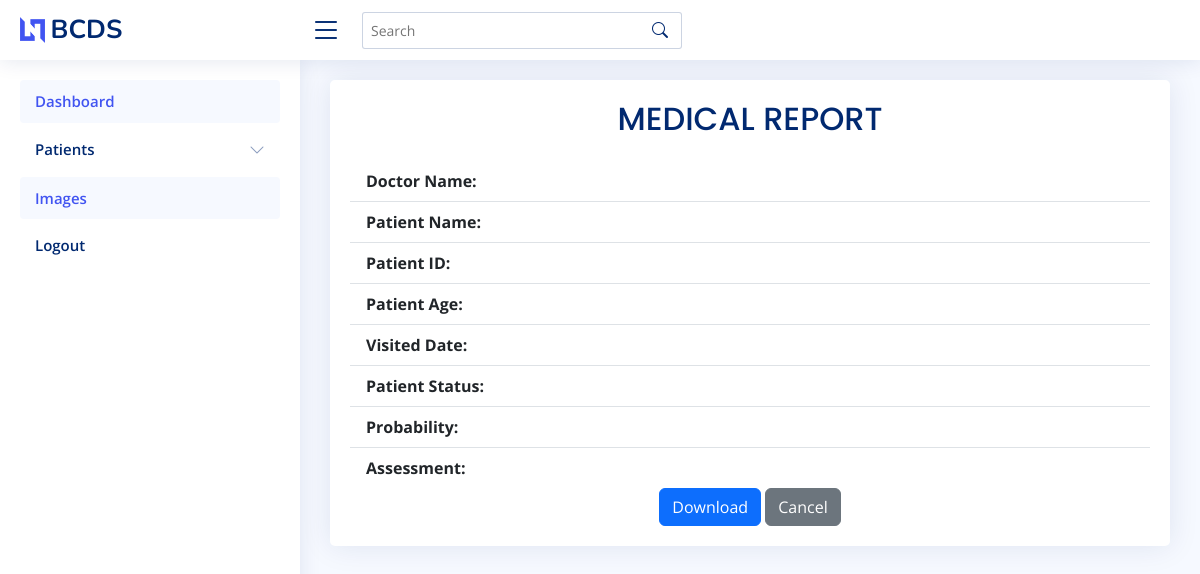
/report/asdfgh/, run on an earlier commit of the app's database.
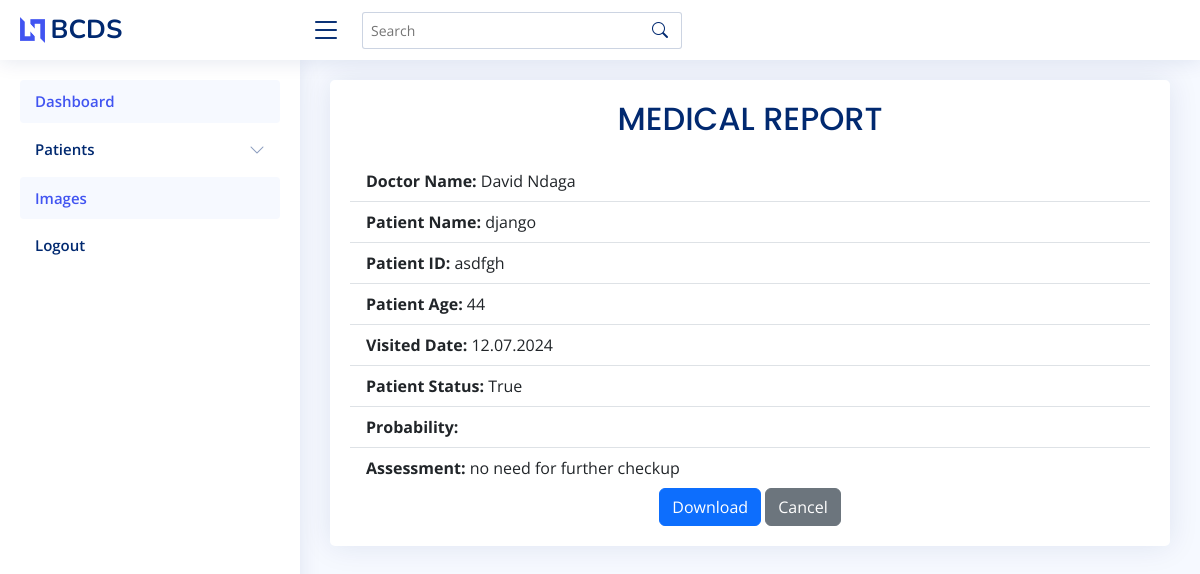
And on a later commit of the database.
### breast/models.py (models this page shows, shortened)
class RadiologistComment(models.Model):
    patient = models.ForeignKey(Patient, on_delete=models.CASCADE)
    radiologist = models.ForeignKey(CustomUser, on_delete=models.CASCADE)
    comment = models.TextField()
    date = models.DateField(auto_now_add=True)

class CustomUser(AbstractUser):
    middle_name = models.CharField(max_length=100)
    phone_number = models.CharField(max_length=10)
    is_radiologist = models.BooleanField(default=False)

class Patient(models.Model):
    GENDER_CHOICES = [
        ('M', 'Male'),
        ('F', 'Female'),
    ]
    STATUS_CHOICES = [
        (True, 'Cancer'),
        (False, 'Normal'),
    ]
    patient_id = models.CharField(max_length=12, primary_key=True)
    name = models.CharField(max_length=25)
    age = models.PositiveIntegerField()
    gender = models.CharField(max_length=5, choices=GENDER_CHOICES)
    image = models.FileField(upload_to='images/')
    status = models.BooleanField(choices=STATUS_CHOICES)
    date = models.DateField(auto_now_add=True, blank=True)

### breast/views.py (the view)
# urls.py: path("report/<str:patient_id>/", ReportView.as_view(), name="report"),
class ReportView(DetailView):
    template_name = "report.html"
    model = RadiologistComment
    slug_url_kwarg = 'patient_id'
    context_object_name = "report"
    def get_object(self, queryset=None):
        try:
            return self.model.objects.get(patient__patient_id=self.kwargs.get('patient_id'))
        except Exception as e:
            print(e)
            return None

### templates/report.html
{% extends "header.html" %}
{% block main %}
<main id="main" class="main">
    <section class="section profile">
        <div class="col-xl-12">
            <div class="card">
                <div class="card-body">
                    <h5 class="card-title" style="font-size: 2em; text-align: center;">MEDICAL REPORT</h5>
                        <ul class="list-group list-group-flush">
                            <li class="list-group-item">
                                <strong>Doctor Name:</strong> {{ report.radiologist.first_name }} {{ report.radiologist.last_name }}
                            </li>
                            <li class="list-group-item">
                                <strong>Patient Name:</strong> {{ report.patient.name }}
                            </li>
                            <li class="list-group-item">
                                <strong>Patient ID:</strong> {{ report.patient.patient_id }}
                            </li>
                            <li class="list-group-item">
                                <strong>Patient Age:</strong> {{ report.patient.age }}
                            </li>
                            <li class="list-group-item">
                                <strong>Visited Date:</strong> {{ report.patient.date|date:"d.m.Y" }}
                            </li>
                            <li class="list-group-item">
                                <strong>Patient Status:</strong> {{ report.patient.status }}
                            </li>
                            <li class="list-group-item">
                                <strong>Probability:</strong> {{ report.probability }}
                            </li>
                            <li class="list-group-item">
                                <strong>Assessment:</strong> {{ report.comment }}
                            </li>
                        </ul>
                    <div class="text-center">
                        <button type="button" class="btn btn-primary">Download</button>
                        <button type="button" class="btn btn-secondary">Cancel</button>
                    </div>
                </div>
            </div>
        </div>
    </section>
</main>
{% endblock main %}

What changed in the data, as far as the page shows it:
added RadiologistComment: radiologist.first_name "David", radiologist.last_name "Ndaga", patient.name "django", patient.patient_id "asdfgh", patient.age "44", patient "12.07.2024", patient.status "True", comment "no need for further checkup"
